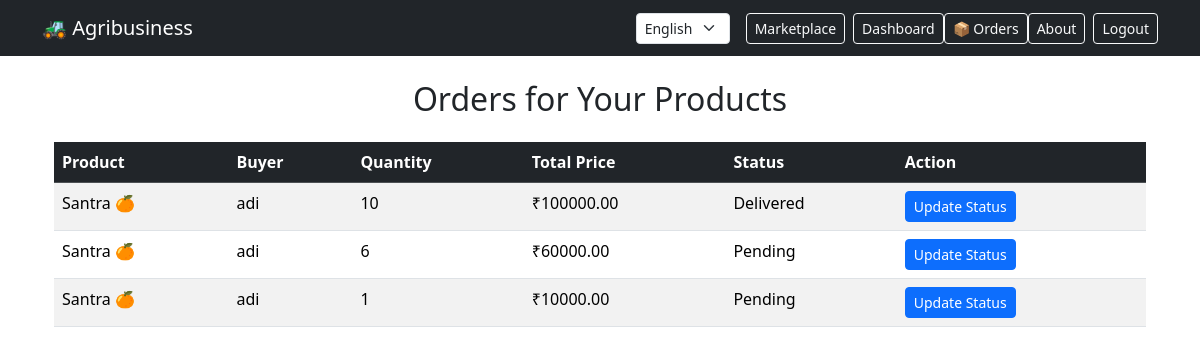
/farmer/orders/ (signed in), run on the app's committed database.
### mainApp/models.py (models this page shows, shortened)
class Order(models.Model):
    PENDING = 'pending'
    SHIPPING = 'shipping'
    DELIVERED = 'delivered'
    CANCELLED = 'cancelled'
    STATUS_CHOICES = [
        (PENDING, 'Pending'),
        (SHIPPING, 'Shipping'),
        (DELIVERED, 'Delivered'),
        (CANCELLED, 'Cancelled'),
    ]
    product = models.ForeignKey(Product, on_delete=models.CASCADE)
    buyer = models.ForeignKey(Profile, on_delete=models.CASCADE, related_name='orders')
    quantity = models.PositiveIntegerField()
    total_price = models.DecimalField(max_digits=12, decimal_places=2)
    status = models.CharField(max_length=20, choices=STATUS_CHOICES, default=PENDING)
    created_at = models.DateTimeField(auto_now_add=True)

class Product(models.Model):
    name = models.CharField(max_length=200)
    description = models.TextField(blank=True)
    price = models.DecimalField(max_digits=10, decimal_places=2)
    quantity = models.PositiveIntegerField()
    seller = models.ForeignKey(Profile, on_delete=models.CASCADE)  # farmer or corporate
    created_at = models.DateTimeField(auto_now_add=True)

class Profile(models.Model):
    FARMER = 'farmer'
    CORPORATE = 'corporate'
    ROLE_CHOICES = [
        (FARMER, 'Farmer'),
        (CORPORATE, 'Corporate'),
    ]
    user = models.OneToOneField(User, on_delete=models.CASCADE)
    role = models.CharField(max_length=20, choices=ROLE_CHOICES)
    phone = models.CharField(max_length=15, blank=True, null=True)
    address = models.TextField(blank=True, null=True)

### mainApp/views.py (the view)
# urls.py: path('farmer/orders/', views.farmer_orders, name='farmer_orders'),
@login_required
def farmer_orders(request):
    profile = Profile.objects.get(user=request.user)
    if profile.role != "farmer":
        return HttpResponseForbidden(_("❌ Only farmers can access this page."))
    orders = Order.objects.filter(product__seller=profile).select_related('product', 'buyer')
    return render(request, "mainApp/farmer_orders.html", {"orders": orders})

### mainApp/templates/mainApp/farmer_orders.html
{% extends "mainApp/base.html" %}
{% load i18n %}
{% block content %}
<div class="container mt-4">
    <h2 class="mb-4 text-center">{% trans "Orders for Your Products" %}</h2>
    {% if orders %}
    <table class="table table-striped">
        <thead class="table-dark">
            <tr>
                <th>{% trans "Product" %}</th>
                <th>{% trans "Buyer" %}</th>
                <th>{% trans "Quantity" %}</th>
                <th>{% trans "Total Price" %}</th>
                <th>{% trans "Status" %}</th>
                <th>{% trans "Action" %}</th>
            </tr>
        </thead>
        <tbody>
            {% for order in orders %}
            <tr>
                <td>{{ order.product.name }}</td>
                <td>{{ order.buyer.user.username }}</td>
                <td>{{ order.quantity }}</td>
                <td>₹{{ order.total_price|floatformat:2 }}</td>
                <td>{{ order.status|title }}</td>
                <td>
                    <a href="{% url 'update_order_status' order.id %}" class="btn btn-sm btn-primary">{% trans "Update Status" %}</a>
                </td>
            </tr>
            {% endfor %}
        </tbody>
    </table>
    {% else %}
    <div class="alert alert-info text-center">{% trans "No orders for your products yet." %}</div>
    {% endif %}
</div>
{% endblock %}

### data on the page
Order: product.name "Santra 🍊", buyer.user.username "adi", quantity "10", total_price "100000.00", status "Delivered"
Order: product.name "Santra 🍊", buyer.user.username "adi", quantity "6", total_price "60000.00", status "Pending"
Order: product.name "Santra 🍊", buyer.user.username "adi", quantity "1", total_price "10000.00", status "Pending"
